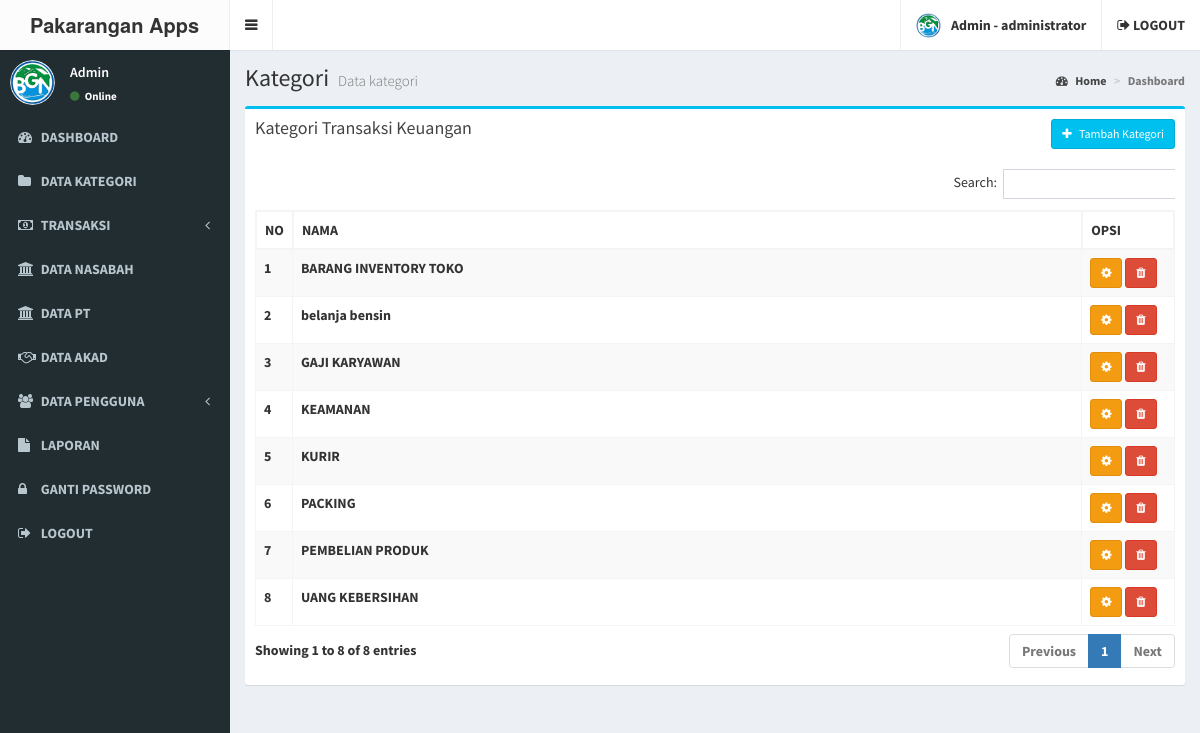
The app's page /admin/kategori.php (signed in) with its own data.
### tables this page shows
CREATE TABLE IF NOT EXISTS `user` (
  `user_id` int(11) NOT NULL AUTO_INCREMENT,
  `user_nama` varchar(100) NOT NULL,
  `user_username` varchar(100) NOT NULL,
  `user_password` varchar(100) NOT NULL,
  `user_foto` varchar(100) DEFAULT NULL,
  `user_level` varchar(20) NOT NULL,
  PRIMARY KEY (`user_id`)
);

CREATE TABLE IF NOT EXISTS `kategori` (
  `kategori_id` int(11) NOT NULL AUTO_INCREMENT,
  `kategori` varchar(255) NOT NULL,
  `kategori_status` enum('EDITABLE','UNEDITABLE') NOT NULL DEFAULT 'EDITABLE',
  PRIMARY KEY (`kategori_id`)
);

### admin/kategori.php (the view, shortened to what this page needs)
<?php include 'header.php'; ?>
<div class="content-wrapper">
  <section class="content-header">
    <h1>
      Kategori
      <small>Data kategori</small>
    </h1>
    <ol class="breadcrumb">
      <li><a href="#"><i class="fa fa-dashboard"></i> Home</a></li>
      <li class="active">Dashboard</li>
    </ol>
  </section>
  <section class="content">
    <div class="row">
      <section class="col-lg-12">
        <div class="box box-info">
          <div class="box-header">
            <h3 class="box-title">Kategori Transaksi Keuangan</h3>
            <div class="btn-group pull-right">
              <button type="button" class="btn btn-info btn-sm" data-toggle="modal" data-target="#exampleModal">
                <i class="fa fa-plus"></i> &nbsp Tambah Kategori
              </button>
            </div>
          </div>
          <div class="box-body">
            <div class="table-responsive">
              <table class="table table-bordered table-striped" id="table-datatable">
                <thead>
                  <tr>
                    <th width="1%">NO</th>
                    <th>NAMA</th>
                    <th width="10%">OPSI</th>
                  </tr>
                </thead>
                <tbody>
                  <?php
                  include '../koneksi.php';
                  $no=1;
                  $data = mysqli_query($koneksi,"SELECT * FROM kategori ORDER BY kategori ASC");
                  while($d = mysqli_fetch_array($data)){
                    ?>
                    <tr>
                      <td><?php echo $no++; ?></td>
                      <td><?php echo $d['kategori']; ?></td>
                      <td>
                        <?php
                        if($d['kategori_status'] == 'EDITABLE'){
                          ?>
                          <button type="button" class="btn btn-warning btn-sm" data-toggle="modal" data-target="#edit_kategori_<?php echo $d['kategori_id'] ?>">
                            <i class="fa fa-cog"></i>
                          </button>
                          <button type="button" class="btn btn-danger btn-sm" data-toggle="modal" data-target="#hapus_kategori_<?php echo $d['kategori_id'] ?>">
                            <i class="fa fa-trash"></i>
                          </button>
                          <?php
                        }
                        ?>
                      </td>
                    </tr>
                    <?php
                  }
                  ?>
                </tbody>
              </table>
            </div>
          </div>
        </div>
      </section>
    </div>
  </section>
</div>
<?php include 'footer.php'; ?>

### admin/header.php (shortened to what this page needs)
<!DOCTYPE html>
<html>
<head>
  <link rel="stylesheet" href="../assets/bower_components/bootstrap/dist/css/bootstrap.min.css">
  <link rel="stylesheet" href="../assets/bower_components/font-awesome/css/font-awesome.min.css">
  <link rel="stylesheet" href="../assets/bower_components/Ionicons/css/ionicons.min.css">
  <link rel="stylesheet" href="../assets/dist/css/AdminLTE.min.css">
  <link rel="stylesheet" href="../assets/bower_components/datatables.net-bs/css/dataTables.bootstrap.min.css">
  <link rel="stylesheet" href="../assets/css/main.css">
  <link rel="stylesheet" href="../assets/dist/css/skins/_all-skins.min.css">
  <link rel="stylesheet" href="../assets/bower_components/morris.js/morris.css">
  <link rel="stylesheet" href="../assets/bower_components/jvectormap/jquery-jvectormap.css">
  <link rel="stylesheet" href="../assets/bower_components/bootstrap-datepicker/dist/css/bootstrap-datepicker.min.css">
  <link rel="stylesheet" href="../assets/bower_components/bootstrap-daterangepicker/daterangepicker.css">
  <link rel="stylesheet" href="../assets/plugins/bootstrap-wysihtml5/bootstrap3-wysihtml5.min.css">
  <?php
  include '../koneksi.php';
  ?>
</head>
<body class="hold-transition skin-black sidebar-mini">
  <div class="wrapper">
    <header class="main-header">
      <a href="index.php" class="logo">
        <span class="logo-lg"><b>Pakarangan Apps</span>
      </a>
      <nav class="navbar navbar-static-top">
        <a href="#" class="sidebar-toggle" data-toggle="push-menu" role="button">
        </a>
        <div class="navbar-custom-menu">
          <ul class="nav navbar-nav">
            <li class="dropdown user user-menu">
              <a href="#" class="dropdown-toggle" data-toggle="dropdown">
                <?php
                $id_user = $_SESSION['id'];
                $profil = mysqli_query($koneksi, "select * from user where user_id='$id_user'");
                $profil = mysqli_fetch_assoc($profil);
                if ($profil['user_foto'] == "") {
                ?>
                  <img src="../gambar/sistem/user.png" class="user-image">
                <?php } else { ?>
                  <img src="../gambar/user/<?php echo $profil['user_foto'] ?>" class="user-image">
                <?php } ?>
                <span class="hidden-xs"><?php echo $_SESSION['nama']; ?> - <?php echo $_SESSION['level']; ?></span>
              </a>
            </li>
            <li>
              <a href="logout.php"><i class="fa fa-sign-out"></i> LOGOUT</a>
            </li>
          </ul>
        </div>
      </nav>
    </header>
    <aside class="main-sidebar">
      <section class="sidebar">
        <div class="user-panel">
          <div class="pull-left image">
            <?php
            $id_user = $_SESSION['id'];
            $profil = mysqli_query($koneksi, "select * from user where user_id='$id_user'");
            $profil = mysqli_fetch_assoc($profil);
            if ($profil['user_foto'] == "") {
            ?>
              <img src="../gambar/sistem/user.png" class="img-circle">
            <?php } else { ?>
              <img src="../gambar/user/<?php echo $profil['user_foto'] ?>" class="img-circle" style="max-height:45px">
            <?php } ?>
          </div>
          <div class="pull-left info">
            <p><?php echo $_SESSION['nama']; ?></p>
            <a href="#"><i class="fa fa-circle text-success"></i> Online</a>
          </div>
        </div>
        <ul class="sidebar-menu" data-widget="tree">
          <li>
            <a href="index.php">
              <i class="fa fa-dashboard"></i> <span>DASHBOARD</span>
            </a>
          </li>
          <li>
            <a href="kategori.php">
              <i class="fa fa-folder"></i> <span>DATA KATEGORI</span>
            </a>
          </li>
          <li class="treeview">
            <a href="#">
              <i class="fa fa-money"></i>
              <span>TRANSAKSI</span>
              <span class="pull-right-container">
                <i class="fa fa-angle-left pull-right"></i>
              </span>
            </a>
          </li>
          <li>
            <a href="nasabah.php">
              <i class="fa fa-university"></i> <span>DATA NASABAH</span>
            </a>
          </li>
          <li>
            <a href="pt.php">
              <i class="fa fa-university"></i> <span>DATA PT</span>
            </a>
          </li>
          <li>
            <a href="akad.php">
              <i class="fa fa-handshake-o"></i> <span>DATA AKAD</span>
            </a>
          </li>
          <li class="treeview">
            <a href="#">
              <i class="fa fa-users"></i>
              <span>DATA PENGGUNA</span>
              <span class="pull-right-container">
                <i class="fa fa-angle-left pull-right"></i>
              </span>
            </a>
          </li>
          <li>
            <a href="laporan.php">
              <i class="fa fa-file"></i> <span>LAPORAN</span>
            </a>
          </li>
          <li>
            <a href="gantipassword.php">
              <i class="fa fa-lock"></i> <span>GANTI PASSWORD</span>
            </a>
          </li>
          <li>
            <a href="logout.php">
              <i class="fa fa-sign-out"></i> <span>LOGOUT</span>
            </a>
          </li>
        </ul>
      </section>
    </aside>

### admin/header.php (style rules this page uses)
#table-datatable { width: 100% !important; }
#table-datatable .sorting_disabled { border: 1px solid #f4f4f4; }

### records on screen
user: user_foto (picture)
kategori: kategori "BARANG INVENTORY TOKO"
kategori: kategori "belanja bensin"
kategori: kategori "GAJI KARYAWAN"
kategori: kategori "KEAMANAN"
kategori: kategori "KURIR"
kategori: kategori "PACKING"
kategori: kategori "PEMBELIAN PRODUK"
kategori: kategori "UANG KEBERSIHAN"

### other values on screen
$_SESSION['nama'] "Admin"
$_SESSION['level'] "administrator"
